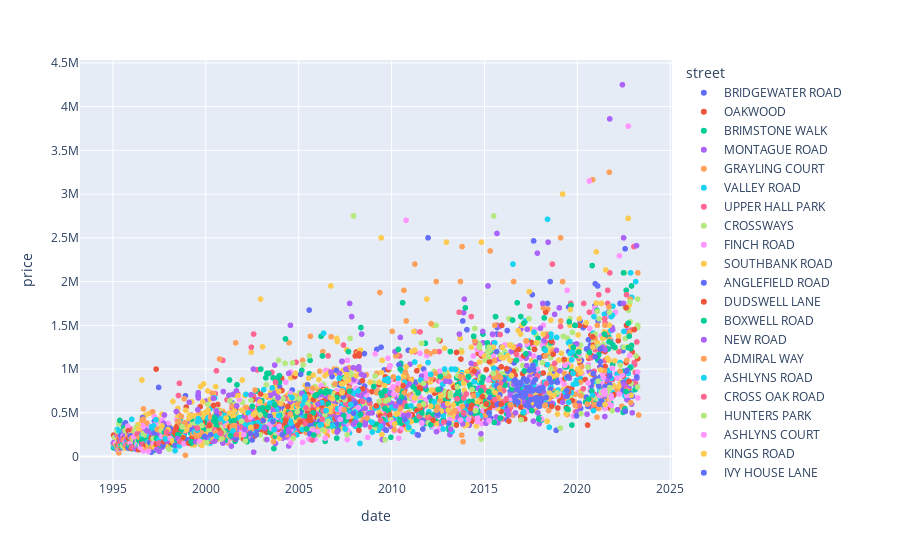

Here is the notebook cell this chart was saved with:
### Code cell
px.scatter(df[(pd.to_datetime(df.date) > '1994-01-01') & (df.property_type=='D') & (df.size > 150)], x='date', y='price', color='street')
